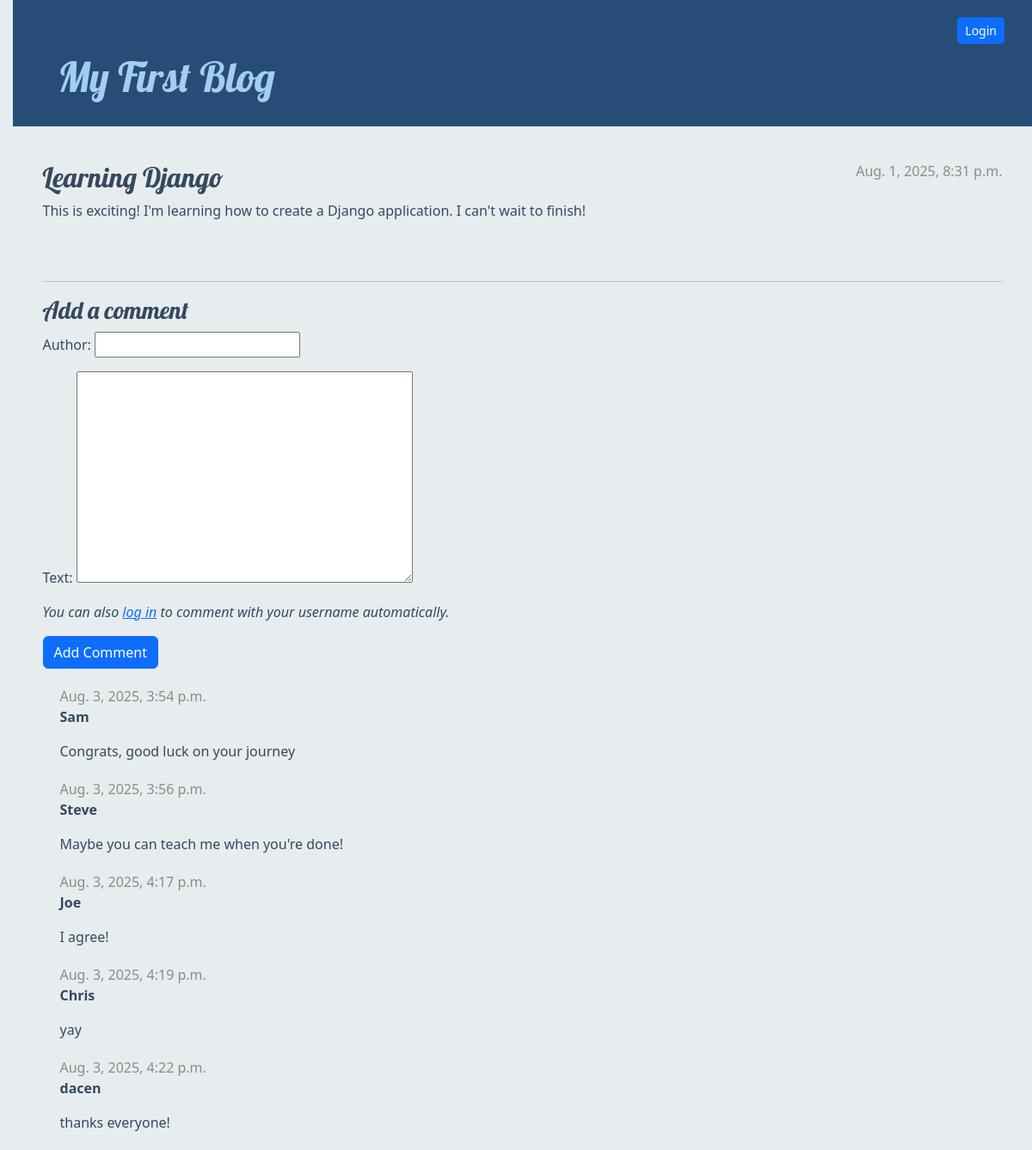
Page /post/1/comment/ on the committed database.
### blog/models.py (models this page shows, shortened)
class Post(models.Model):
    author = models.ForeignKey(settings.AUTH_USER_MODEL, on_delete=models.CASCADE)
    title = models.CharField(max_length=200)
    text = models.TextField()
    created_date = models.DateTimeField(default=timezone.now)
    published_date = models.DateTimeField(blank=True, null=True)

class Comment(models.Model):
    post = models.ForeignKey('blog.Post', on_delete=models.CASCADE, related_name='comments')
    author = models.CharField(max_length=200)
    text = models.TextField()
    created_date = models.DateTimeField(default=timezone.now)
    approved_comment = models.BooleanField(default=False)

### blog/views.py (the view)
# urls.py: path('post/<int:pk>/comment/', views.add_comment_to_post, name='add_comment_to_post'),
def add_comment_to_post(request, pk):
    post = get_object_or_404(Post, pk=pk)
    if request.method == "POST":
        if request.user.is_authenticated:
            form = LoggedInCommentForm(request.POST)
            if form.is_valid():
                comment = form.save(commit=False)
                comment.post = post
                comment.author = request.user.username
                comment.save()
                return redirect('post_detail', pk=post.pk)
        else:
            form = CommentForm(request.POST)
            if form.is_valid():
                comment = form.save(commit=False)
                comment.post = post
                comment.save()
                return redirect('post_detail', pk=post.pk)
    else:
        if request.user.is_authenticated:
            form = LoggedInCommentForm()
        else:
            form = CommentForm()
    return render(request, 'blog/post_detail.html', {'post': post, 'form': form})

### blog/forms.py
class CommentForm(forms.ModelForm):
    class Meta:
        model = Comment
        fields = ('author', 'text',)

### blog/templates/blog/post_detail.html (shortened to what this page needs)
{% extends 'blog/base.html' %}
{% block content %}
<article class="post">
    {% if post.published_date %}
    <div class="date">
        {{ post.published_date }}
    </div>
    {% endif %}
    <h2>{{ post.title }}</h2>
    <p>{{ post.text|linebreaksbr }}</p>
</article>
<hr>
<h3>Add a comment</h3>
<form method="post" action="{% url 'add_comment_to_post' post.pk %}">
    {% if user.is_authenticated %}
    <p><strong>Commenting as:</strong> {{ user.username }}</p>
    <div class="form-group">
        {{ form.text.label_tag }}
        {{ form.text }}
    </div>
    {% else %}
    {{ form.as_p }}
    <p><em>You can also <a href="{% url 'login' %}">log in</a> to comment with your username automatically.</em></p>
    {% endif %}
    <button type="submit" class="btn btn-primary">Add Comment</button>
</form>
{% for comment in post.comments.all %}
{% if user.is_authenticated or comment.approved_comment %}
<div class="comment">
    <div class="date">
        {{ comment.created_date }}
    </div>
    <strong>{{ comment.author }}</strong>
    <p>{{ comment.text|linebreaks }}</p>
</div>
{% endif %}
{% empty %}
<p>No comments here yet :(</p>
{% endfor %}
{% endblock %}

### blog/static/css/blog.css (style rules this page uses)
body { padding-left: 15px; background-color: #E7ECEF; color: #34495E; }
h1, h2, h3, h4 { font-family: 'Lobster', cursive; }
.date { color: #8B8C89; }
.post { margin-bottom: 70px; }
.post>.date, .post>.actions { float: right; }
.comment { margin: 20px 0px 20px 20px; }

### rows in the picture
Post: published_date "Aug. 1, 2025, 8:31 p.m.", title "Learning Django", text "This is exciting! I'm learning how to create a Django application. I can't wait to finish!"
Comment: created_date "Aug. 3, 2025, 3:54 p.m.", author "Sam", text "Congrats, good luck on your journey"
Comment: created_date "Aug. 3, 2025, 3:56 p.m.", author "Steve", text "Maybe you can teach me when you're done!"
Comment: created_date "Aug. 3, 2025, 4:17 p.m.", author "Joe", text "I agree!"
Comment: created_date "Aug. 3, 2025, 4:19 p.m.", author "Chris", text "yay"
Comment: created_date "Aug. 3, 2025, 4:22 p.m.", author "dacen", text "thanks everyone!"
